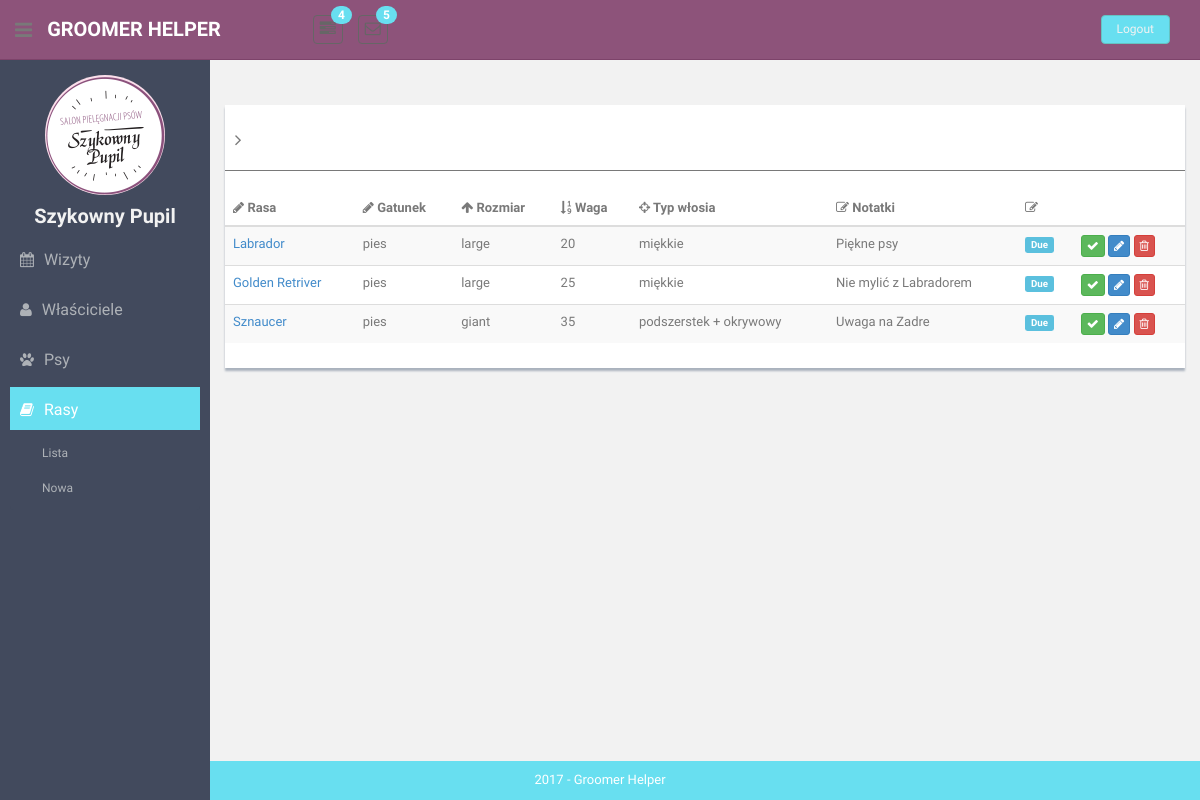
The app's page /breeds/ with its own data.
### breeds/models.py (models this page shows, shortened)
class Breed(models.Model):
    SIZE_CHOICES = [
        ('miniature', 'Miniature'),
        ('medium', 'Medium'),
        ('large', 'Large'),
        ('giant', 'Giant'),
    ]
    name = models.TextField(max_length=100, blank=False, null=False, unique=True)
    species = models.TextField(max_length=50, blank=False, default='dog')
    size = models.TextField(max_length=20, blank=True, choices=SIZE_CHOICES)
    grooming_notes = models.TextField(max_length=50, blank=True, null=False)
    hair_type = models.TextField(max_length=50, blank=True, null=False)
    weight = models.IntegerField(default=20, blank=False, null=False)
    photo = models.ImageField(null=True)

### breeds/views.py (the view)
# urls.py: path('', views.BreedListView.as_view(), name='breeds-list'),
class BreedListView(ListView):
    template_name = "breeds/list.html"
    model = Breed
    def get_context_data(self, **kwargs):
        context = super().get_context_data(**kwargs)
        context['breeds'] = Breed.objects.all()
        return context

### templatetags/templatetags/my_templatetags.py (called while the page is built)
@register.simple_tag(takes_context=True)
def active(context, pattern_or_urlname):
    try:
        pattern = '^' + reverse(pattern_or_urlname)
    except NoReverseMatch:
        pattern = pattern_or_urlname
    path = context['request'].path
    if re.search(pattern, path):
        return 'active'
    return ''

### templates/breeds/list.html
{% extends 'list.html' %}
{% block table-headers %}
    <th><i class="fa fa-pencil"></i> Rasa</th>
    <th><i class="fa fa-pencil"></i> Gatunek</th>
    <th><i class="fa fa-arrow-up"></i> Rozmiar</th>
    <th><i class="fa fa-sort-numeric-asc"></i> Waga</th>
    <th><i class="fa fa-crosshairs"></i> Typ włosia</th>
    <th><i class="fa fa-edit"></i> Notatki</th>
    <th><i class=" fa fa-edit"></i></th>
    <th></th>
{% endblock %}
{% block table-rows %}
    {% for breed in breeds %}
        <tr>
            <td><a href="{% url 'breed-details' breed.id %}"> {{ breed.name }} </a></td>
            <td>{{ breed.species }}</td>
            <td>{{ breed.size }}</td>
            <td>{{ breed.weight }}</td>
            <td>{{ breed.hair_type }}</td>
            <td>{{ breed.grooming_notes }}</td>
            <td><span class="label label-info label-mini">Due</span></td>
            <td>
                <button class="btn btn-success btn-xs"><i class="fa fa-check"></i></button>
                <button class="btn btn-primary btn-xs"><i class="fa fa-pencil"></i></button>
                <button class="btn btn-danger btn-xs"><i class="fa fa-trash-o "></i></button>
            </td>
        </tr>
    {% endfor %}
{% endblock %}

### static/css/style.css (style rules this page uses)
a, a:hover, a:focus { text-decoration: none; outline: none; }

### records on screen
Breed: name "Labrador", species "pies", size "large", weight "20", hair_type "miękkie", grooming_notes "Piękne psy"
Breed: name "Golden Retriver", species "pies", size "large", weight "25", hair_type "miękkie", grooming_notes "Nie mylić z Labradorem"
Breed: name "Sznaucer", species "pies", size "giant", weight "35", hair_type "podszerstek + okrywowy", grooming_notes "Uwaga na Zadre"
